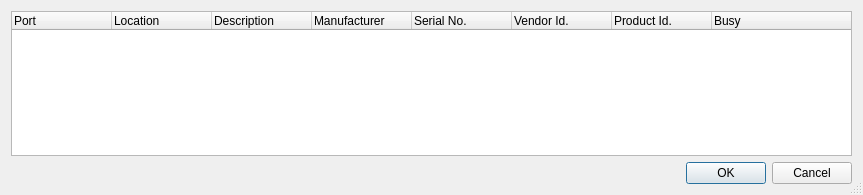
<?xml version="1.0" encoding="UTF-8"?>
<ui version="4.0">
 <class>SerialPortList</class>
 <widget class="QDialog" name="SerialPortList">
  <property name="geometry">
   <rect>
    <x>0</x>
    <y>0</y>
    <width>863</width>
    <height>195</height>
   </rect>
  </property>
  <property name="windowTitle">
   <string>Dialog</string>
  </property>
  <property name="sizeGripEnabled">
   <bool>true</bool>
  </property>
  <layout class="QGridLayout" name="gridLayout">
   <item row="0" column="0">
    <widget class="QTreeWidget" name="treeWidget">
     <column>
      <property name="text">
       <string>Port</string>
      </property>
     </column>
     <column>
      <property name="text">
       <string>Location</string>
      </property>
     </column>
     <column>
      <property name="text">
       <string>Description</string>
      </property>
     </column>
     <column>
      <property name="text">
       <string>Manufacturer</string>
      </property>
     </column>
     <column>
      <property name="text">
       <string>Serial No.</string>
      </property>
     </column>
     <column>
      <property name="text">
       <string>Vendor Id.</string>
      </property>
     </column>
     <column>
      <property name="text">
       <string>Product Id.</string>
      </property>
     </column>
     <column>
      <property name="text">
       <string>Busy</string>
      </property>
     </column>
    </widget>
   </item>
   <item row="1" column="0">
    <widget class="QDialogButtonBox" name="buttonBox">
     <property name="orientation">
      <enum>Qt::Horizontal</enum>
     </property>
     <property name="standardButtons">
      <set>QDialogButtonBox::Cancel|QDialogButtonBox::Ok</set>
     </property>
    </widget>
   </item>
  </layout>
 </widget>
 <resources/>
 <connections>
  <connection>
   <sender>buttonBox</sender>
   <signal>accepted()</signal>
   <receiver>SerialPortList</receiver>
   <slot>accept()</slot>
   <hints>
    <hint type="sourcelabel">
     <x>248</x>
     <y>254</y>
    </hint>
    <hint type="destinationlabel">
     <x>157</x>
     <y>274</y>
    </hint>
   </hints>
  </connection>
  <connection>
   <sender>buttonBox</sender>
   <signal>rejected()</signal>
   <receiver>SerialPortList</receiver>
   <slot>reject()</slot>
   <hints>
    <hint type="sourcelabel">
     <x>316</x>
     <y>260</y>
    </hint>
    <hint type="destinationlabel">
     <x>286</x>
     <y>274</y>
    </hint>
   </hints>
  </connection>
 </connections>
</ui>
